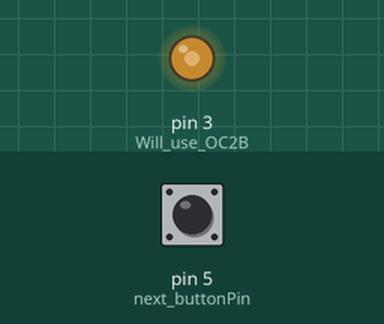
The sketch below on a simulated Arduino Uno, built with avr-gcc and run on an emulated ATmega328P. Shown: output pins drawn as LEDs (lit = HIGH). Inputs (shaded band) come from the test bench; at power-on: pin 5 (next_buttonPin) HIGH. What the sketch prints to the serial monitor is not drawn.

Above: at 1.2 s.
1.3 s: pin 5 (next_buttonPin) pulled LOW for 1 s
Timing chart, 0 to 2.2 s (numbered marks = the images above; inputs shaded):
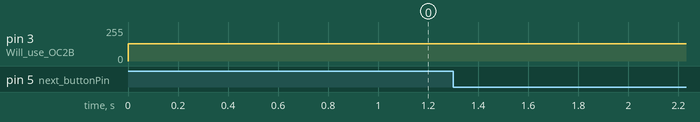

The sketch:

FXM_player.ino
```cpp
/*
 *
 * 			ZX Specrum  AY-3-8910(12) Sound player
 *
 * Play Fuxoft Sound tracks on stand alone Arduino
 * Need connect only some speaker or amplifier line in is better on D3 pin (via capacitor?)
 * and you can hear...
 *
 * Yon can connect key button to D5 pin and GND that will
 * short press - next
 * long press - 7 sec. preview every track of playlist
 *
 * Also terminal out present 115200baud
 *
 *
 * Playlist, and data tracks are in music_data_FXM.cpp file
 *
 *
 * Thanks Frantisek Fuka - FUXOFT.CZ for all sound tracks and fxm format description
 *
 * Thanks to Bulba Sergey Vladimirovich for Source code of AY Emulator
 *
 * Thanks to Anton Dmitrievsky for ay_channel.cpp code and Idea
 *
 * the changes I made to ay_channel.cpp are wet and need correction
 * since there are inaccuracies in sound reproduction, sorry
 *
 *
 * Naumenko Aleksandr Vladimirovich
 *
*/


#include "Arduino.h"
#include "defines.h"
#include "music_data_FXM.h"
#include "ay_channel.h"
#include "music_state_FXM.h"

Channel ch_a, ch_b, ch_c;
MusicState state;

static uint8_t current_track_index;


const int next_buttonPin = 5;   // the number of the pushbutton pin
								// short press - next, and set normal mode
								// long press (4s) enter overview mode {7s play for each track from playlist}


bool overview_mode;


ISR(TIMER2_OVF_vect) {
	static uint8_t tick = 0;
	// will be called 31373 times per second
	OCR2B = (uint8_t)(ch_a.render() + ch_b.render() + ch_c.render()) + 128;

	digitalWrite(LED_BUILTIN, ch_a.get_volume() > (tick & 0x0f));
	tick ++;
}


void setup() {
	pinMode(3, OUTPUT); // Will use OC2B, digital pin #3, PD3
	// initialize the pushbutton pin as an input:
	pinMode(next_buttonPin, INPUT_PULLUP);


	TCCR2A = 0;
	TCCR2B = 0;
	TCCR2A |= (1 << WGM00); // set phase correct PWM mode
	TCCR2A |= (1 << COM2B1); // clear OC2B on compare match when up-counting. Set OC2B on compare match when down-counting.
	TCCR2B |= (1 << CS00); // set pwm frequency to 31373 Hz

	TIMSK2 |= (1 << TOIE2); // enable overflow interrupts


	//  Channel::init_tone_period_table();
	Channel::init_noise_period_table();

	Serial.begin(115200);

	current_track_index =0;
	play_Track_of_PL(current_track_index);

	state.voice1.indexCH= 1;		// for debug code
	state.voice2.indexCH= 2;
	state.voice3.indexCH= 3;

	overview_mode  = false;
}


void Send_data_to_AY_emul(Channel* ch_a, Channel* ch_b, Channel* ch_c, MusicState *st)
{
	ch_a->init_tone((st->voice1.Ton)&0xfff);
	ch_a->set_volume(st->voice1.Amplitude);
	ch_a->enable_tone(st->voice1.FXM_Mixer&8);
	ch_a->enable_noise((st->voice1.FXM_Mixer&1) );
	ch_a->init_noise(st->Noise_Base& 0x1f);

	ch_b->init_tone((st->voice2.Ton)&0xfff);
	ch_b->set_volume(st->voice2.Amplitude);
	ch_b->enable_tone(st->voice2.FXM_Mixer&8);
	ch_b->enable_noise(st->voice2.FXM_Mixer&1 );
	ch_b->init_noise(st->Noise_Base& 0xff);

	ch_c->init_tone((st->voice3.Ton)&0xfff);
	ch_c->set_volume(st->voice3.Amplitude);
	ch_c->enable_tone(st->voice3.FXM_Mixer&8);
	ch_c->enable_noise(st->voice3.FXM_Mixer&1 );
	ch_c->init_noise(st->Noise_Base& 0xff);
}


PROGMEM_data* play_Track_of_PL(uint8_t ind)
{
	PROGMEM_data *track;

	track = get_sound_track(ind);
	if (track)
	{
		state.set_data(track);
		state.init_music();

		Serial.print("Play track # ");
		Serial.print(ind + 1, DEC);
		Serial.print(" of ");
		Serial.println(get_playlist_size(), DEC);
	}
	return track;
}


bool play_next_Track(bool infinitePlay)
{
	current_track_index++;
	if (current_track_index > (get_playlist_size()-1))
	{
		if (infinitePlay)
		{
			current_track_index = 0;
			Serial.println("Jump to start of playlist...");
		}
		else
			return false;
	}
	play_Track_of_PL(current_track_index);
	return true;
}


void loop() {
	static uint32_t last_managed = 0;
	static uint32_t delta_t;
	static uint32_t last_managed_overview = 0;
	static uint8_t next_button_pressed_time = 0; // in 20 ms
	do
	{
		delta_t = millis() - last_managed;

		if (delta_t >= 20 )
		{
			last_managed = millis();

			if (state.play20ms())
				Send_data_to_AY_emul(&ch_a, &ch_b, &ch_c, &state);
			else	// end of track
			{
				Serial.println("End of track, play next...");
				if (!play_next_Track(overview_mode))
					break;

			}
			//	Serial.print("frame time: "); Serial.print(millis() - last_managed, DEC); Serial.println("ms");	// debug line

			if (ch_c.get_is_noise_enabled())
				UDR0 = 0; // it's not necessary to wait until transmission finishes, we only wanna flash the led

			// overview move
			if ( overview_mode && (last_managed - last_managed_overview > 7000) )
			{
				last_managed_overview = last_managed;
				Serial.println("Jump to next track...");
				play_next_Track(overview_mode);
			}

			// key button routine
			if (digitalRead(next_buttonPin) == LOW)
			{
				if (next_button_pressed_time < 255)
					next_button_pressed_time++;
			}
			else // release button
			{
				if ((next_button_pressed_time>5) && (next_button_pressed_time < 3*50) )		// release after short press
				{
					overview_mode = false;

					Serial.println("next key short press! ");
					if (!play_next_Track(overview_mode))
						break;

				}
				next_button_pressed_time = 0;
			}
			if (next_button_pressed_time == 4*50)	// long press become
			{
				overview_mode = true;
				last_managed_overview = last_managed;
				Serial.println("next key long press - enter overview mode...");
				play_next_Track(overview_mode);

			}
		}
	}
	while (true);
	Serial.println("it's must be End of play list");
	Serial.println("This is THE END. at last");
}
```

ay_channel.cpp
```cpp
/*

* Thanks to Anton Dmitrievsky for ay_channel.cpp code and Idea
*
* the changes I made to ay_channel.cpp are wet and need correction
*
*/


#include <math.h>
#include "ay_channel.h"

//FixedPoint Channel::tone_period_table[NUMBER_OF_NOTES];
FixedPoint Channel::noise_period_table[32];

uint8_t Channel::volumes[] = {0, 0, 0, 0, 1, 1, 1, 2, 3, 4, 6, 7, 9, 11, 13, 15};
//uint8_t Channel::volumes[] = {0, 0, 1, 1, 2, 2, 2, 4, 6, 8, 12, 14, 18, 22, 26, 30};

//void Channel::init_tone_period_table() {
//    for (size_t n = 0; n < NUMBER_OF_NOTES; n++) {
//        const auto frequency = 32.703125 * pow(2, double(n) / 12);
//        tone_period_table[n].raw =   lround((FIXED_INTEGER_SIZE * frequency / SAMPLES_PER_SEC) * 256 );
//    }
//}

void Channel::init_noise_period_table() {
    for (size_t n = 0; n < 32; n++) {
        const auto frequency = 31373.0 / (n+1);
        noise_period_table[n].raw =   lround((FIXED_INTEGER_SIZE * frequency / SAMPLES_PER_SEC) * 256 );
    }
}

uint16_t xs = 1;

uint16_t xor_shift() {
    xs ^= xs << 7u;
    xs ^= xs >> 9u;
    xs ^= xs << 8u;
    return xs;
}


void Channel::init_tone(uint16_t tone) {
	// period.raw = pgm_read_word_near(tone_period_table_prg+tone);
	// or real time calculate
	// period.raw = AY_3_8912_TONE_CLK / (tone & 0xfff) / SAMPLES_PER_SEC * 256 * 256;   //// 16 - is AY tone divider
	if (tone<3)
		period.raw =65535;
	else
	{
		constexpr float n = 256 * AY_3_8912_TONE_CLK / SAMPLES_PER_SEC * 256;
		period.raw = (uint16_t) (n  / (tone & 0xfff));
	}
}


void Channel::init_noise(uint8_t noise) {
    noise_period.raw = noise_period_table[noise].raw;
}

void Channel::set_volume(uint8_t _volume) {
    volume = volumes[_volume];
}

uint8_t Channel::get_volume() {
    return is_tone_enabled ? volume : 0;
}

void Channel::enable_tone(bool _is_tone_enabled) {
    is_tone_enabled = _is_tone_enabled;
}

void Channel::enable_noise(bool _is_noise_enabled) {
    is_noise_enabled = _is_noise_enabled;
}

bool Channel::get_is_noise_enabled() {
    return is_noise_enabled;
}

int8_t Channel::render() {
	int8_t ret;
	static int16_t noise;
	wave_position.raw += period.raw;
	noise_position.raw += noise_period.raw;

	if (noise_position.parts.integer > (FIXED_INTEGER_SIZE / 2))
	{
		noise = xor_shift();
		noise_position.raw = 0;
	}

	ret  = (is_tone_enabled ? (wave_position.parts.integer < (FIXED_INTEGER_SIZE / 2) ? (int8_t) volume : -(int8_t) volume ) : 0);
	ret += (is_noise_enabled ? (volume * (noise&1 )) & 0x1f : 0);
	return  ret;
}
```

ay_channel.h
```cpp
#ifndef AY_CHANNEL_H
#define AY_CHANNEL_H

#include "defines.h"


const PROGMEM uint16_t *get_ay_t(void);


constexpr size_t FIXED_INTEGER_SIZE = 256;
union FixedPoint {
    struct {
        uint8_t fraction;
        uint8_t integer;
    } parts;
    uint16_t raw = 0;
};

class Channel {
private:
    FixedPoint period;
    FixedPoint wave_position;

    FixedPoint noise_period;
    FixedPoint noise_position;

    uint8_t volume = 0;
    bool is_tone_enabled = false;
    bool is_noise_enabled = false;

    static FixedPoint tone_period_table[NUMBER_OF_NOTES];

    static uint8_t volumes[];

public:
    static FixedPoint noise_period_table[32];
    static void init_tone_period_table();
    static void init_noise_period_table();

    void init_tone(uint16_t tone);
    void init_noise(uint8_t noise);

    void set_volume(uint8_t _volume);
    uint8_t get_volume();
    bool get_is_noise_enabled();

    void enable_tone(bool _is_tone_enabled);

    void enable_noise(bool _is_noise_enabled);

    int8_t render();


};


#endif
```

defines.h
```cpp
#ifndef DEFINES_H
#define DEFINES_H

#include <arduino.h>

constexpr size_t NUMBER_OF_NOTES = 80;
constexpr unsigned int SAMPLES_PER_SEC = 31373;
constexpr auto AY_3_8912_TONE_CLK = 1773400L / 16; // AY_3_8912_TONE_CLK divide by their internal fixed hw divider

#endif
```

music_data_FXM.h
```cpp
#ifndef MUSIC_DATA_FXM_H
#define MUSIC_DATA_FXM_H

struct MusicData_FXM {
    const uint8_t* data;
    uint8_t* offset;

    uint8_t read_byte(uint16_t address) const {
        return pgm_read_byte_near(data + address - offset);
    }

    uint16_t read_word(uint16_t address) const {
        return pgm_read_word_near(data + address - offset);
    }
};

typedef const PROGMEM uint8_t PROGMEM_data;


PROGMEM_data* get_magnetic_fields4(void);

PROGMEM_data* get_sound_track(uint8_t index);


uint8_t get_playlist_size(void);

#endif
```

music_state_FXM.cpp
```cpp
/*
 *
 *  Thanks Frantisek Fuka - FUXOFT.CZ for all sound tracks and fxm format description
 *
 *  Thanks to Bulba Sergey Vladimirovich for Source code of AY Emulator
 *
 */


#include "music_state_FXM.h"
#include "music_data_FXM.h"

uint16_t FXM_Table[] = {
		0xfbf,0xedc,0xe07,
		0xd3d,0xc7f,0xbcc,0xb22,0xa82,0x9eb,0x95d,0x8d6,0x857,0x7df,0x76e,0x703,
		0x69f,0x640,0x5e6,0x591,0x541,0x4f6,0x4ae,0x46b,0x42c,0x3f0,0x3b7,0x382,
		0x34f,0x320,0x2f3,0x2c8,0x2a1,0x27b,0x257,0x236,0x216,0x1f8,0x1dc,0x1c1,
		0x1a8, // (40 - 1)  must be C - 261,625 Hz
		      0x190,0x179,0x164,0x150,0x13d,0x12c,0x11b,0x10b,0x0fc,0x0ee,0x0e0,
		0x0d4,0x0c8,0x0bd,0x0b2,0x0a8,0x09f,0x096,0x08d,0x085,0x07e,0x077,0x070,
		0x06a,0x064,0x05e,0x059,0x054,0x04f,0x04b,0x047,0x043,0x03f,0x03b,0x038,
		0x035,0x032,0x02f,0x02d,0x02a,0x028,0x025,0x023,0x021 };

void MusicState::set_data(PROGMEM_data *md)
{
	music_data.data = md;
	music_data.offset =(uint8_t*)pgm_read_word_near(music_data.data+4)-6;

	voice1.start_addr = music_data.read_word((int)(music_data.offset)+6);	//pgm_read_word_near(md.data+6); read original start addr of vo 1
	voice2.start_addr = music_data.read_word((int)(music_data.offset)+8);	//pgm_read_word_near(md.data+8);
	voice3.start_addr = music_data.read_word((int)(music_data.offset)+10);	//pgm_read_word_near(md.data+10);
}

void MusicState::init_channal(FXM_Voice &ch)
{
	ch.Address_In_Pattern = ch.start_addr;	// go to start of chanel melody
	ch.sp = 0 ;								// clear stack
	ch.Note_Skip_Counter = 1;
	ch.FXM_Mixer = 8;
	ch.Transposit = 0;
	ch.b0e = false;
	ch.b1e = false;
	ch.b2e = false;
	ch.b3e = false;
	ch.end = false;
}


void MusicState::init_music()
{
	init_channal(voice1);
	init_channal(voice2);
	init_channal(voice3);
}


uint16_t* MusicState::GetTable(void)
{
	return  FXM_Table;
}


void MusicState::GetRegisters(FXM_Voice &ch)
{
	uint8_t b;
	uint8_t env;
	uint8_t vib;

	ch.Sample_Tik_Counter--;
	if (ch.Sample_Tik_Counter == 0)
	{
		do
		{
			env = music_data.read_byte(ch.Point_In_Sample);
			if (env < 16)
			{
				ch.Volume = env&0xf;				// envelope volume
				ch.Point_In_Sample++;
				ch.Sample_Tik_Counter = music_data.read_byte(ch.Point_In_Sample);	// envelope time
				ch.Point_In_Sample++;
				break;
			}
			else if (env == 0x80)
			{
				ch.Point_In_Sample = music_data.read_word(ch.Point_In_Sample + 1); // jump in envelope
				//	ch.volume
			}
			else if (env >= 50 && env <= 65)
			{
				ch.Volume = music_data.read_byte(ch.Point_In_Sample) - 50;	// one byte envelope descriptor
				ch.Point_In_Sample++;
				ch.Sample_Tik_Counter = 1;
				break;
			}
			else
				break;
		} while( true );
	};

	if ((ch.Ton != 0) && (!ch.b2e))   /// vibrato  (ornament)
	{
		do
		{
			vib = music_data.read_byte(ch.Point_In_Ornament);
			if (vib == 0x80)
			{
				ch.Point_In_Ornament = music_data.read_word(ch.Point_In_Ornament + 1);
			}
			else if (vib == 0x82)	//  tone vibrato mode
			{
				ch.Point_In_Ornament++;
				ch.b3e = true;
			}
			else if (vib == 0x83)	// freq vibrato mode
			{
				ch.Point_In_Ornament++;
				ch.b3e = false;
			}
			else if (vib ==0x84)	//  xor vibrato mode
			{
				ch.Point_In_Ornament++;
				ch.FXM_Mixer ^= 9;
			}
			else
			{
				if (ch.b3e)
				{
					ch.Note += (int8_t)music_data.read_byte(ch.Point_In_Ornament);
					if (ch.Note > 84)
						b = 83;
					else
						b = ch.Note;
					ch.Ton = FXM_Table[b-1];
				}
				else
				{
					ch.Ton+=(int8_t)music_data.read_byte(ch.Point_In_Ornament);
				}
				ch.Point_In_Ornament++;
				break;
			}
		} while (true);
	}
	RealGetRegisters(ch);
}

void MusicState::RealGetRegisters(FXM_Voice &channel)
{
//	  RegisterAY.Noise = Noise_Base & 0x1F;
	channel.b2e = false;
	if (channel.Ton != 0)
		channel.Amplitude = channel.Volume & 0x0f;
	else
		channel.Amplitude = 0;
}


bool MusicState::play20ms()
{
	PatternInterpeter(voice1);
	PatternInterpeter(voice2);
	PatternInterpeter(voice3);

	if (voice1.end && voice2.end && voice3.end)
		return false;

	return true;

}

void MusicState::PatternInterpeter(FXM_Voice &vo)
{
	int lc;

	vo.Note_Skip_Counter--;

	if (vo.Note_Skip_Counter != 0)
    	GetRegisters(vo);
    else
    {
		do
		{
			uint8_t command = music_data.read_byte(vo.Address_In_Pattern);
			if (command < 0x80)
			{
				if (command != 0 )
				{
					vo.Note = command  + vo.Transposit;
					if (vo.Note >  84)
						vo.Ton = FXM_Table[84-1];
					else
						vo.Ton = FXM_Table[vo.Note - 1];

					vo.b3e = false;
				}
				else
				{
					vo.Ton = 0;
				}
				vo.Address_In_Pattern++;
				vo.Note_Skip_Counter = music_data.read_byte(vo.Address_In_Pattern);
				vo.Address_In_Pattern++;
				vo.Point_In_Ornament = vo.OrnamentPointer;

				if (!vo.b1e)
				{
					vo.b1e = vo.b0e;
					vo.Point_In_Sample = vo.SamplePointer;						/// èäåì â íà÷àëî îãèáàþùåé env
					vo.Volume = music_data.read_byte(vo.Point_In_Sample);       // ãðîìêîñòü ñòàâèì èç íà÷àëà îãèáàþùåé
					vo.Point_In_Sample++;
					vo.Sample_Tik_Counter = music_data.read_byte(vo.Point_In_Sample);  // îáíîâëÿåì òàéìåð îãèáàþùåé
					vo.Point_In_Sample++;
					RealGetRegisters(vo);                                         // ïèøåì ãðîìêîñòü â amplitude
				}
				else
					GetRegisters(vo);

				break;
			//	return;		//-!!---------------------------
			}
			else if (command == 0x80)
			{
				vo.Address_In_Pattern = music_data.read_word(vo.Address_In_Pattern+1);
				vo.end = true;
			}
			else if (command == 0x81) // CALL ROUTINE
			{
				vo.stack[vo.sp] = vo.Address_In_Pattern + 3;	// PUSH return point of call to stack
				vo.sp++;
				vo.Address_In_Pattern =  music_data.read_word(vo.Address_In_Pattern+1);
			}
			else if (command == 0x82)	// LOOP
			{
				vo.Address_In_Pattern++;
				vo.stack[vo.sp] = (uint16_t)music_data.read_byte(vo.Address_In_Pattern); // push loop count
				vo.sp++;
				vo.Address_In_Pattern++;
				vo.stack[vo.sp] = vo.Address_In_Pattern; // push loop entry point
				vo.sp++;
			}
			else if (command == 0x83)// NEXT   (End of last LOOP)
			{
				vo.stack[vo.sp-2] -= 1; // dec loop count and get it
				lc = vo.stack[vo.sp-2] ; // dec loop count and get it
				if (lc == 0)
				{
					vo.Address_In_Pattern++;
					vo.sp--;
					vo.sp--;
				}else{
					vo.Address_In_Pattern = vo.stack[vo.sp-1];
				}
			}
			else if (command == 0x84) // Set Noise
			{
				vo.Address_In_Pattern++;
				Noise_Base = music_data.read_byte(vo.Address_In_Pattern);
				vo.Address_In_Pattern++;
			}
			else if (command == 0x85) // Set TYPE
			{
				vo.Address_In_Pattern++;
				vo.FXM_Mixer = music_data.read_byte(vo.Address_In_Pattern);
				vo.Address_In_Pattern++;
			}
			else if (command == 0x86) // Set VIBration ptr
			{
				vo.OrnamentPointer = music_data.read_word(vo.Address_In_Pattern+1);
				vo.Address_In_Pattern+=3;
			}
			else if (command == 0x87) // Set ENVelope ptr
			{
				vo.Address_In_Pattern++;
				vo.SamplePointer = music_data.read_word(vo.Address_In_Pattern);
				vo.Address_In_Pattern+=2;
			}
			else if (command == 0x88) // TRanspose
			{
				vo.Address_In_Pattern++;
				vo.Transposit = music_data.read_byte(vo.Address_In_Pattern);
				vo.Address_In_Pattern++;
			}
			else if (command == 0x89)// RETurn from routine
			{
				vo.sp--;
				vo.Address_In_Pattern = vo.stack[vo.sp];
			}
			else if (command == 0x8A) // LEG+
			{
				vo.Address_In_Pattern++;
				vo.b0e = true;
				vo.b1e = false;
			}
			else if (command == 0x8B) // LEG -
			{
				vo.Address_In_Pattern++;
				vo.b0e = false;
				vo.b1e = false;
			}
			else if (command == 0x8C) // External_CALL
			{
				vo.Address_In_Pattern+=3;
			}
			else if (command == 0x8D)	// noise +
			{
				vo.Address_In_Pattern++;
				Noise_Base += (int8_t)music_data.read_byte(vo.Address_In_Pattern);
				Noise_Base &= 0x1f;
				vo.Address_In_Pattern++;
			}
			else if (command == 0x8E)
			{
				vo.Address_In_Pattern++;
				vo.Transposit += (int8_t)music_data.read_byte(vo.Address_In_Pattern);
				vo.Address_In_Pattern++;
			}
			else if (command == 0x8F)
			{
				vo.stack[vo.sp] = vo.Transposit;		// push Transposit to stack
				vo.sp++;
				vo.Address_In_Pattern++;
			}
			else if (command == 0x81) // pop  Transposit from stack
			{
				vo.sp--;
				vo.Transposit = vo.stack[vo.sp];
				vo.Address_In_Pattern++;
			}
			else
			{
				vo.Address_In_Pattern++;
			}
		} while (true);
	}
}
```

Source omitted: _data_FXM.cpp (data table, 202983 bytes), music_state_FXM.h (1483 bytes), sloeber.ino.cpp (636 bytes)
